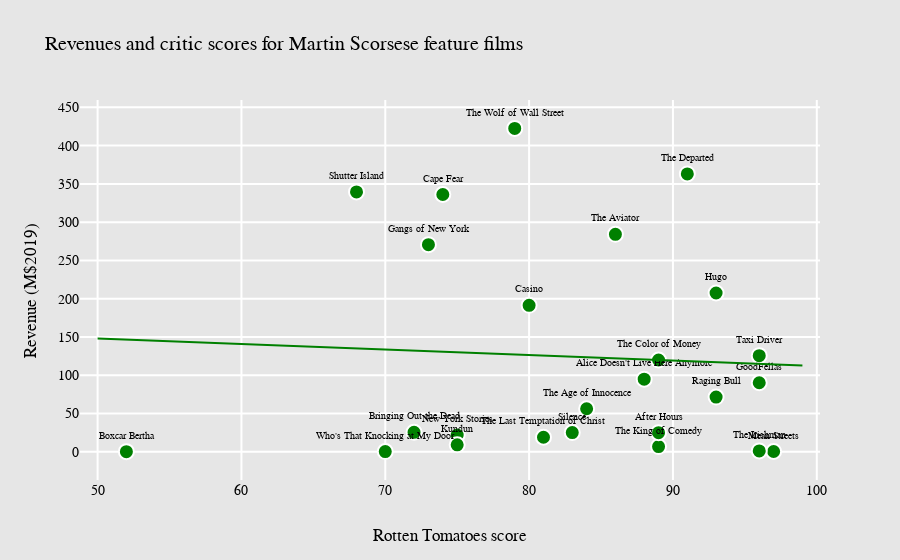

Notebook code for this chart:
### Markdown cell above
## Revenues as a function of critical reception.

### Code cell
fig = go.Figure()

fig.add_trace(go.Scatter(
    x=scorsese_features['RT_score'], 
    y=scorsese_features['revenue_imdb_adj'],
    mode='markers+text',
    marker_color='green',
    marker_size=15,
    marker_line_width=2,
    marker_line_color='white',
    text=scorsese_features['title'],
    textposition="top center",
    textfont={'size':10},
    hovertemplate = '<br>Rotten Tomatoes score: %{x}'+ '<br>Revenue (M$2019): %{y}' +
                    '<br>Title: %{text}' + '<extra></extra>',
    ))

# Add the linear fit.
fig.add_trace(go.Scatter(
    x=x_rt_score,
    y=fit_revenue_rt_score,
    marker_color='green',
    mode='lines'
    ))

fig.update_layout(
    font={'color':'black', 'family':'Courier New', 'size':14},
    title='Revenues and critic scores for Martin Scorsese feature films',
    title_font_size=20,
    xaxis={
        'title':'Rotten Tomatoes score',
        'gridcolor':'white',
        'gridwidth':2,
    },
    yaxis={
        'title':'Revenue (M$2019)',
        'gridcolor':'white',
        'gridwidth':2,
    },
    showlegend=False,
    paper_bgcolor='rgb(230, 230, 230)',
    plot_bgcolor='rgb(230, 230, 230)',
)
fig.show()

### Figure 1 — Plotly figure (JSON) as saved in the notebook; plotly's stock layout.template omitted (floating-point values rounded to 4 significant figures)
{"data": [{"hovertemplate": "<br>Rotten Tomatoes score: %{x}<br>Revenue (M$2019): %{y}<br>Title: %{text}<extra></extra>", "marker": {"color": "green", "line": {"color": "white", "width": 2}, "size": 15}, "mode": "markers+text", "text": ["Who's That Knocking at My Door", "Boxcar Bertha", "Mean Streets", "Alice Doesn't Live Here Anymore", "Taxi Driver", "Raging Bull", "The King of Comedy", "After Hours", "The Color of Money", "The Last Temptation of Christ", "New York Stories", "GoodFellas", "Cape Fear", "The Age of Innocence", "Casino", "Kundun", "Bringing Out the Dead", "Gangs of New York", "The Aviator", "The Departed", "Shutter Island", "Hugo", "The Wolf of Wall Street", "Silence", "The Irishman"], "textfont": {"size": 10}, "textposition": "top center", "type": "scatter", "x": [70, 52, 97, 88, 96, 93, 89, 89, 89, 81, 75, 96, 74, 84, 80, 75, 72, 73, 86, 91, 68, 93, 79, 83, 96], "y": [0.1209, 0.03871, 0.2326, 94.74, 125.5, 71.32, 6.6, 24.76, 119.8, 18.82, 21.8, 90.07, 336.1, 56.05, 191.3, 8.894, 25.32, 270.5, 284.1, 363.0, 339.5, 207.4, 422.5, 24.94, 0.9689]}, {"marker": {"color": "green"}, "mode": "lines", "type": "scatter", "x": [50, 51, 52, 53, 54, 55, 56, 57, 58, 59, 60, 61, 62, 63, 64, 65, 66, 67, 68, 69, 70, 71, 72, 73, 74, 75, 76, 77, 78, 79, 80, 81, 82, 83, 84, 85, 86, 87, 88, 89, 90, 91, 92, 93, 94, 95, 96, 97, 98, 99], "y": [147.8, 147.1, 146.3, 145.6, 144.9, 144.2, 143.5, 142.7, 142.0, 141.3, 140.6, 139.9, 139.1, 138.4, 137.7, 137.0, 136.3, 135.5, 134.8, 134.1, 133.4, 132.7, 131.9, 131.2, 130.5, 129.8, 129.0, 128.3, 127.6, 126.9, 126.2, 125.4, 124.7, 124.0, 123.3, 122.6, 121.8, 121.1, 120.4, 119.7, 119.0, 118.2, 117.5, 116.8, 116.1, 115.4, 114.6, 113.9, 113.2, 112.5]}], "layout": {"font": {"color": "black", "family": "Courier New", "size": 14}, "paper_bgcolor": "rgb(230, 230, 230)", "plot_bgcolor": "rgb(230, 230, 230)", "showlegend": false, "title": {"font": {"size": 20}, "text": "Revenues and critic scores for Martin Scorsese feature films"}, "xaxis": {"gridcolor": "white", "gridwidth": 2, "title": {"text": "Rotten Tomatoes score"}}, "yaxis": {"gridcolor": "white", "gridwidth": 2, "title": {"text": "Revenue (M$2019)"}}}}
